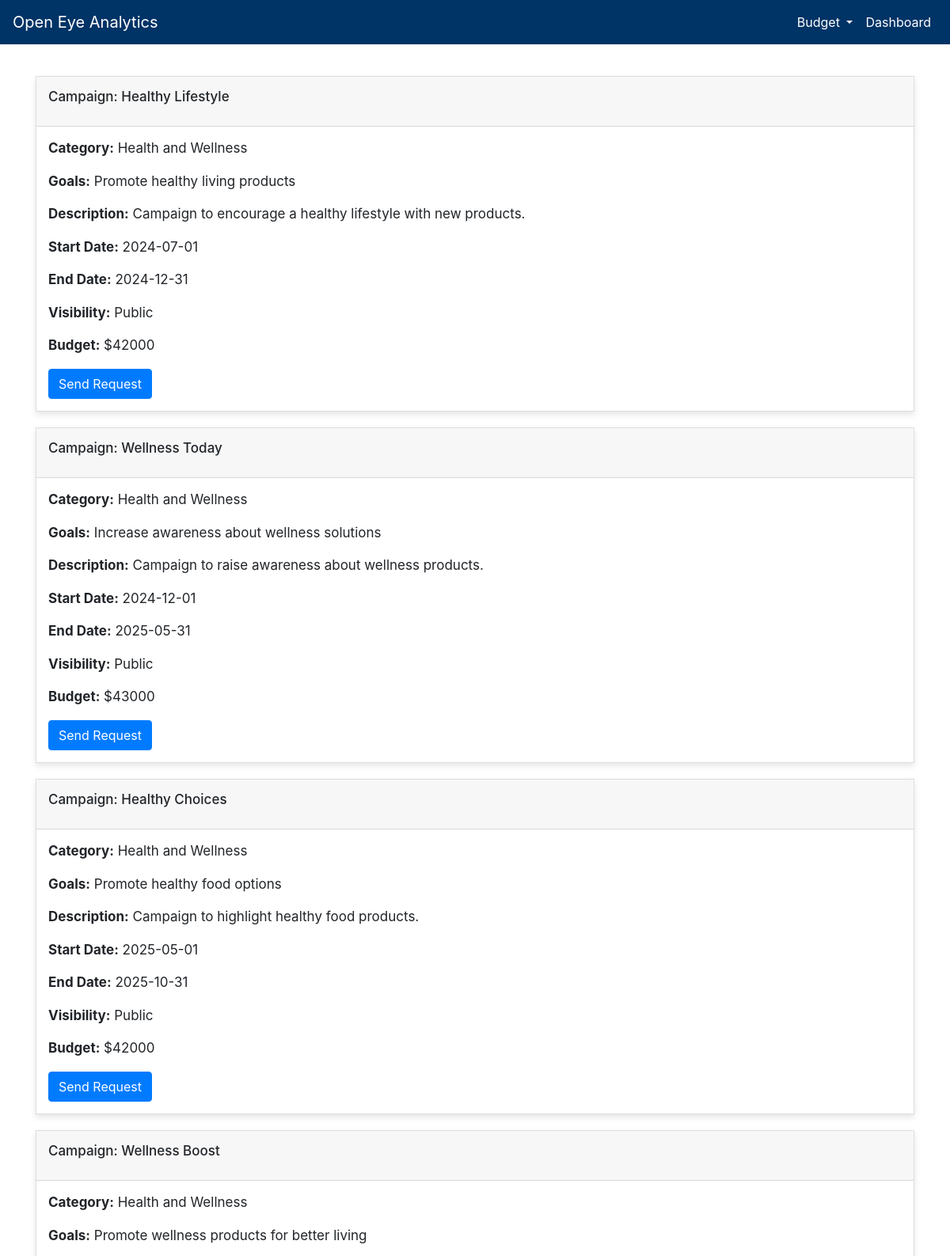
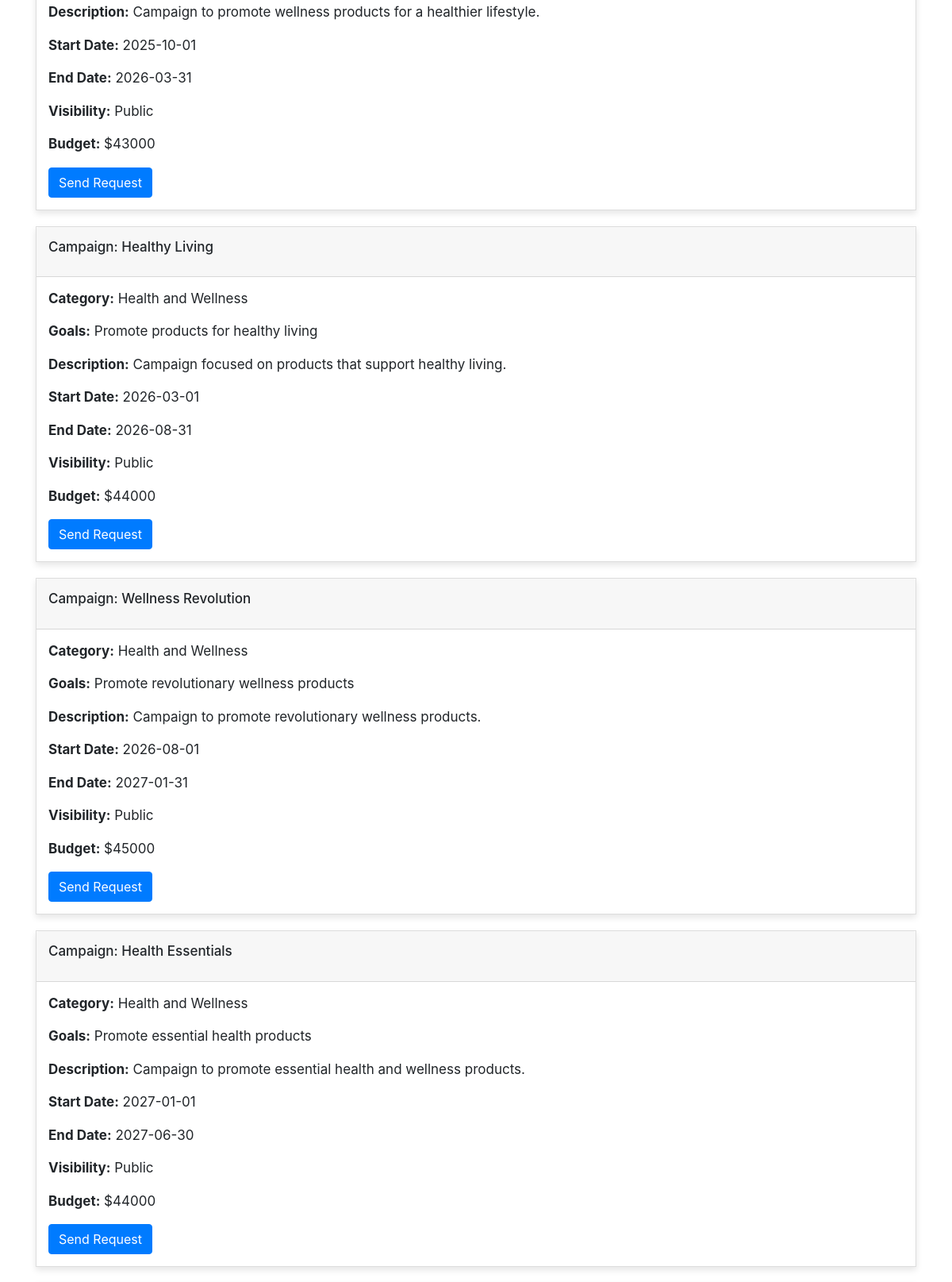
The page /campaigns/Health and Wellness/all (upper part) on the database its author committed (2 pictures, top to bottom).
### app.py (models this page shows)
class Campaign(db.Model):
    campaignid = db.Column(db.Integer, primary_key=True, autoincrement=True)
    campaignname = db.Column(db.String, nullable=False)
    category = db.Column(db.String, db.ForeignKey('category.category'), nullable=False)
    goals = db.Column(db.String, nullable=False)
    userid = db.Column(db.String, db.ForeignKey('sponsor.username'), nullable=False)
    campaign_description = db.Column(db.String, nullable=False)
    start_date = db.Column(db.String, nullable=False)
    end_date = db.Column(db.String, nullable=False)
    visibility = db.Column(db.String, nullable=False)
    budget = db.Column(db.Integer, nullable=False)
    flag = db.Column(db.Integer, nullable=False)
    alloted = db.Column(db.Integer, nullable=False)
    payment = db.Column(db.Integer, nullable=False)

### app.py (the view, shortened to what this page needs)
@app.route('/campaigns/<category>/<filter>')
def campaigns_by_category(category,filter):
    if filter=="all":
        campaigns = db.session.query(Campaign).filter_by(category=category,visibility='Public').all()
        return render_template('campaigns_by_category.html', category=category, campaigns=campaigns)

### templates/campaigns_by_category.html (shortened to what this page needs)
<!DOCTYPE html>
<html lang="en">
<head>
    <link href="https://stackpath.bootstrapcdn.com/bootstrap/4.5.2/css/bootstrap.min.css" rel="stylesheet">
</head>
<body>
    <nav class="navbar navbar-expand-lg navbar-dark">
        <a class="navbar-brand" href="#">Open Eye Analytics</a>
        <div class="collapse navbar-collapse" id="navbarNav">
            <ul class="navbar-nav ml-auto">
                <li class="nav-item dropdown">
                    <a class="nav-link dropdown-toggle" href="#" id="signupDropdownButton" role="button" data-toggle="dropdown" aria-haspopup="true" aria-expanded="false">
                        Budget
                    </a>
                </li>
                <li class="nav-item">
                    <a class="nav-link" href="{{ url_for('influencer_dashboard', template='template.html') }}">Dashboard</a>
                </li>
            </ul>
        </div>
    </nav>
    <div class="main-content">
        <div class="container">
            {% for campaign in campaigns %}
                <div class="card">
                    <div class="card-header">
                        <h5 class="card-title">Campaign: {{ campaign.campaignname }}</h5>
                    </div>
                    <div class="card-body">
                        <p><strong>Category:</strong> {{ campaign.category }}</p>
                        <p><strong>Goals:</strong> {{ campaign.goals }}</p>
                        <p><strong>Description:</strong> {{ campaign.campaign_description }}</p>
                        <p><strong>Start Date:</strong> {{ campaign.start_date }}</p>
                        <p><strong>End Date:</strong> {{ campaign.end_date }}</p>
                        <p><strong>Visibility:</strong> {{ campaign.visibility }}</p>
                        <p><strong>Budget:</strong> ${{ campaign.budget }}</p>
                        {% if campaign.flag == 1 %}
                            <button class="btn btn-secondary" disabled>This ad is flagged</button>
                        {% else %}
                            {% if campaign.alloted == 1 %}
                                <button class="btn btn-secondary" disabled>Influencer hired</button>
                            {% else %}
                                <a href="{{ url_for('send_to_sponser', campaign_id=campaign.campaignid) }}" class="btn btn-primary">Send Request</a>
                            {% endif %}
                        {% endif %}
                    </div>
                </div>
            {% endfor %}
        </div>
    </div>
</body>
</html>

### templates/campaigns_by_category.html (style rules this page uses)
body, html { height: 100%; margin: 0; }
.main-content { display: flex; flex-direction: column; min-height: 100vh; }
.navbar { background-color: #003366; }
.navbar-brand, .nav-link { color: #ffffff !important; }
.container { margin-top: 20px; }
.card { margin-bottom: 20px; border-radius: 0; border: 1px solid #ddd; box-shadow: 0 4px 8px rgba(0, 0, 0, 0.1); }
.card-header, .card-body { padding: 15px; }
.card-title { font-size: 17px; }
.card-body p { font-size: 17px; }

### rows shown on the page
Campaign: campaignname "Healthy Lifestyle", category "Health and Wellness", goals "Promote healthy living products", campaign_description "Campaign to encourage a healthy lifestyle with new products.", start_date "2024-07-01", end_date "2024-12-31", visibility "Public", budget "42000"
Campaign: campaignname "Wellness Today", category "Health and Wellness", goals "Increase awareness about wellness solutions", campaign_description "Campaign to raise awareness about wellness products.", start_date "2024-12-01", end_date "2025-05-31", visibility "Public", budget "43000"
Campaign: campaignname "Healthy Choices", category "Health and Wellness", goals "Promote healthy food options", campaign_description "Campaign to highlight healthy food products.", start_date "2025-05-01", end_date "2025-10-31", visibility "Public", budget "42000"
Campaign: campaignname "Wellness Boost", category "Health and Wellness", goals "Promote wellness products for better living", campaign_description "Campaign to promote wellness products for a healthier lifestyle.", start_date "2025-10-01", end_date "2026-03-31", visibility "Public", budget "43000"
Campaign: campaignname "Healthy Living", category "Health and Wellness", goals "Promote products for healthy living", campaign_description "Campaign focused on products that support healthy living.", start_date "2026-03-01", end_date "2026-08-31", visibility "Public", budget "44000"
Campaign: campaignname "Wellness Revolution", category "Health and Wellness", goals "Promote revolutionary wellness products", campaign_description "Campaign to promote revolutionary wellness products.", start_date "2026-08-01", end_date "2027-01-31", visibility "Public", budget "45000"
Campaign: campaignname "Health Essentials", category "Health and Wellness", goals "Promote essential health products", campaign_description "Campaign to promote essential health and wellness products.", start_date "2027-01-01", end_date "2027-06-30", visibility "Public", budget "44000"
